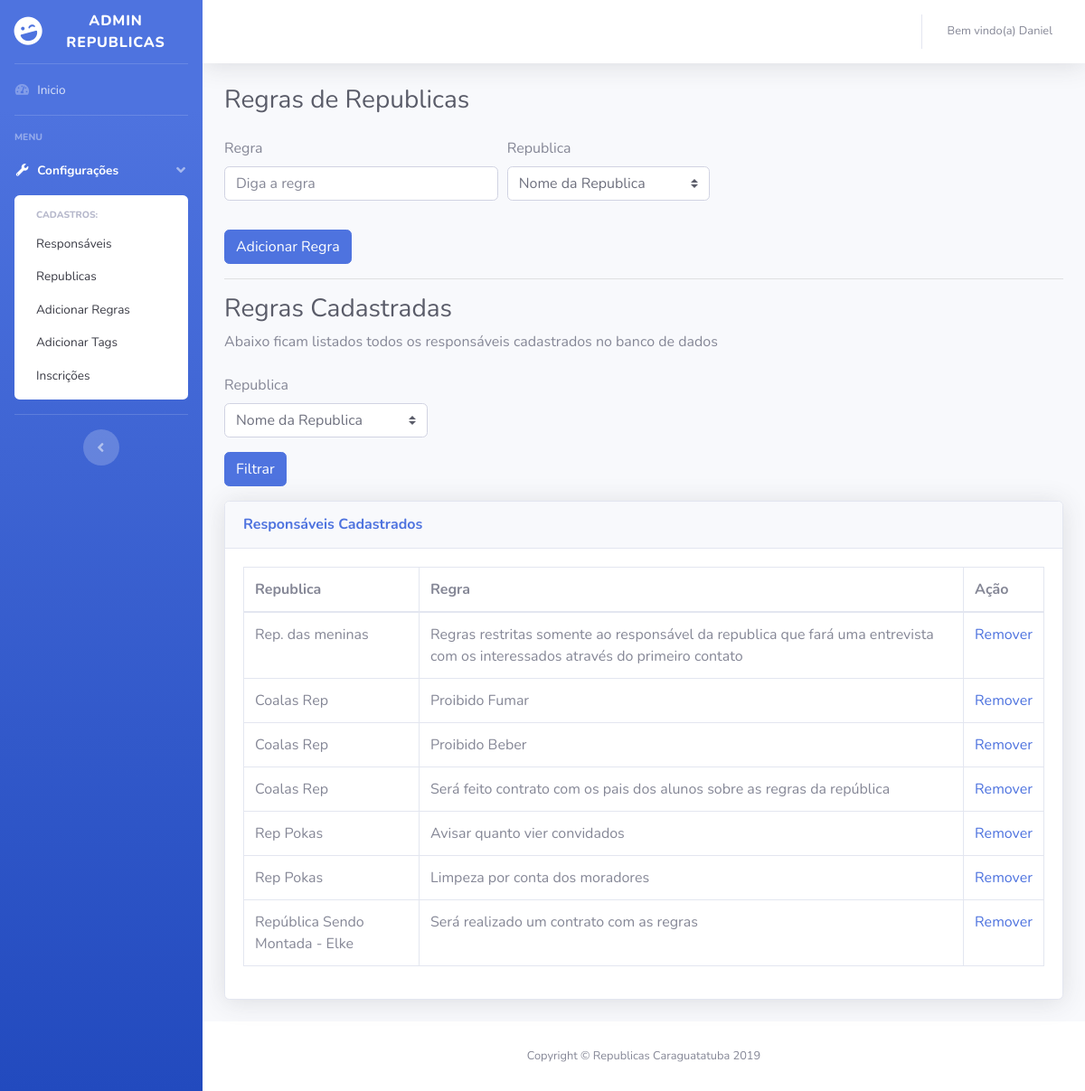
The app's page /admin-reps/regras.php (signed in) with its own data.
### tables this page shows
CREATE TABLE `republica_regras` (
  `id` int(11) NOT NULL,
  `regra` varchar(250) DEFAULT NULL,
  `fk_republica` int(11) NOT NULL
);

CREATE TABLE `republica_info` (
  `id` int(11) NOT NULL,
  `ativo` tinyint(1) NOT NULL,
  `titulo` varchar(250) DEFAULT NULL,
  `fk_responsavel` int(11) DEFAULT NULL,
  `capacidade` int(2) DEFAULT NULL,
  `descricao` text,
  `qtd_quartos` int(2) DEFAULT NULL,
  `qtd_banheiros` int(11) NOT NULL,
  `tam_quarto` varchar(100) NOT NULL,
  `qtd_quintal` int(11) NOT NULL,
  `qtd_garagem` int(11) NOT NULL,
  `qtd_vagas` int(11) NOT NULL,
  `perfil_republica` text,
  `telefone` varchar(12) DEFAULT NULL,
  `valor_total` varchar(10) DEFAULT NULL,
  `pessoas_quarto` int(11) NOT NULL,
  `localizacao` text NOT NULL,
  `bairro` varchar(200) NOT NULL,
  `fk_republica_tipo` int(11) NOT NULL,
  `esgotado` tinyint(1) NOT NULL
);

### admin-reps/Model/crud.php (called while the page is built, shortened)
<?php
function abrirConexao() {
    $conexao = @mysqli_connect(SERVIDOR, USUARIO, SENHA, BANCO) or die(mysqli_connect_error());
    mysqli_set_charset($conexao, CHARSET);
    return $conexao;
}
function executar($sql, $id = false) {
    $conexao = abrirConexao();
    $qry = @mysqli_query($conexao, $sql) or die(@mysqli_error($conexao));
    return $qry;
}
function consultar($tabela, $condicao = null, $campos = "*") {
    $sql = "SELECT {$campos} FROM {$tabela} {$condicao} ";
    $qry = executar($sql);
    if (!mysqli_num_rows($qry))
        return false;
    else {
        while ($linha = @mysqli_fetch_assoc($qry)) {
            $dados[] = $linha;
        }
        return $dados;
    }
}
function selecionar($sql) {
    $qry = executar($sql);
    if (!mysqli_num_rows($qry))
        return false;
    else {
        while ($linha = @mysqli_fetch_assoc($qry)) {
            $dados[] = $linha;
        }
        return $dados;
    }
}

### admin-reps/Model/functions.php (called while the page is built, shortened)
<?php
function ConsultaRegraRepublicas(){
    $consulta = selecionar("SELECT *, rep_regras.id as regra_id FROM republica_info as republica
    RIGHT JOIN republica_regras as rep_regras ON rep_regras.fk_republica = republica.id
    ORDER BY republica.titulo");
return $consulta;
}
?>

### admin-reps/regras.php (the view, shortened to what this page needs)
<?php
include "Model/functions.php";
include "Model/estrutura_site.php";
iniciar_site("Regras"); ?>
        <div class="container-fluid">
          <h1 class="h3 mb-4 text-gray-800">Regras de Republicas</h1>
          <form action="op_nova_regra.php" method="post">
          <div class="form-row">
    <div class="col-md-4 mb-3">
      <label for="validationTooltip01">Regra</label>
      <input type="text" class="form-control" id="validationTooltip01" placeholder="Diga a regra" name="regra"  required>
    </div>
    <div class="col-md-3 mb-3">
      <label for="validationTooltip04">Republica</label>
      <div class="form-group">
    <select class="custom-select" name="republica" required>
      <option value="">Nome da Republica</option>
      <?php $republicas = consultar("republica_info ORDER BY id DESC");
      ?>
    </select>
  </div>
 </div>
          </div>
  <input class="btn btn-primary" type="submit" value="Adicionar Regra">
</form>
<hr>
          <h1 class="h3 mb-2 text-gray-800">Regras Cadastradas</h1>
          <p class="mb-4">Abaixo ficam listados todos os responsáveis cadastrados no banco de dados</p>
 <form action="regras.php" method="get">
          <div class="form-row">
    <div class="col-md-3 mb-3">
      <label for="validationTooltip04">Republica</label>
      <div class="form-group">
    <select class="custom-select" name="id_republica" required>
    <?php
    $regras = consultar("republica_info");
    if(isset($_GET['id_republica'])){
      $id_rep = $_GET['id_republica'];
      $republica_option = consultar("republica_info","id='$id_rep'");
     ?>
    <option value="<?php echo $id_rep; ?>" style="color: red;"><?php echo $republica_option[0]['titulo'] ?></option>
    <?php
    }else{ ?>
    <option value="">Nome da Republica</option>
    <?php
    }
    foreach($regras as $regras):
      ?>
      <option value="<?php echo $regras['id']; ?>"><?php echo $regras['titulo']; ?></option>
      <?php endforeach; ?>
    </select>
  </div>
  <input class="btn btn-primary" type="submit" value="Filtrar">
 </div>
          </div>
</form>
          <div class="card shadow mb-4">
            <div class="card-header py-3">
              <h6 class="m-0 font-weight-bold text-primary">Responsáveis Cadastrados</h6>
            </div>
            <div class="card-body">
              <div class="table-responsive">
                <table class="table table-bordered" id="dataTable" width="100%" cellspacing="0">
                  <thead>
                    <tr>
                      <th>Republica</th>
                      <th>Regra</th>
                      <th >Ação</th>
                    </tr>
                  </thead>
                  <tbody>
                  <?php
                  if(isset($_GET['id_republica']))
                  $regras = ConsultaRegrasRepublica($_GET['id_republica']);
                  else
                  $regras = ConsultaRegraRepublicas();
                  if($regras){
                  foreach($regras as $regra):
                  ?>
                    <tr>
                      <td><?php echo $regra['titulo']; ?></td>
                      <td><?php echo $regra['regra']; ?></td>
                      <td><a href="op_acoes_regra.php?opcao=excluir&id=<?php echo $regra['regra_id']; ?>"> Remover</a></td>
                    </tr>
                   <?php endforeach; } else echo "Nenhuma Regra encontrada para a republica escolhida"; ?>
                  </tbody>
                </table>
              </div>
            </div>
          </div>
</div>
<?php
final_site(); ?>

### admin-reps/Model/estrutura_site.php (shortened to what this page needs)
<?php function iniciar_site($titulo){ ?>
  <!DOCTYPE html>
<html lang="pt-BR">
  <head><meta http-equiv="Content-Type" content="text/html; charset=utf-8">
  <link href="vendor/fontawesome-free/css/all.min.css" rel="stylesheet" type="text/css">
  <link href="css/sb-admin-2.min.css" rel="stylesheet">
  <link rel="stylesheet" type="text/css" href="css/style.css">
</head>
<body id="page-top">
<div id="wrapper">
  <ul class="navbar-nav bg-gradient-primary sidebar sidebar-dark accordion" id="accordionSidebar">
    <a class="sidebar-brand d-flex align-items-center justify-content-center" href="painel.php">
      <div class="sidebar-brand-icon rotate-n-15">
        <i class="fas fa-laugh-wink"></i>
      </div>
      <div class="sidebar-brand-text mx-3">ADMIN REPUBLICAS</div>
    </a>
    <hr class="sidebar-divider my-0">
    <li class="nav-item">
      <a class="nav-link" href="painel.php">
        <i class="fas fa-fw fa-tachometer-alt"></i>
        <span>Inicio</span></a>
    </li>
    <hr class="sidebar-divider">
    <div class="sidebar-heading">
      MENU
    </div>
    <li class="nav-item active">
      <a class="nav-link" href="#" data-toggle="collapse" data-target="#collapsePages" aria-expanded="true" aria-controls="collapsePages">
        <i class="fas fa-fw fa-wrench"></i>
        <span>Configurações</span>
      </a>
      <div id="collapsePages" class="collapse show" aria-labelledby="headingPages" data-parent="#accordionSidebar">
        <div class="bg-white py-2 collapse-inner rounded">
          <h6 class="collapse-header">Cadastros:</h6>
          <a class="collapse-item" href="responsaveis.php">Responsáveis</a>
          <a class="collapse-item" href="republicas.php">Republicas</a>
          <a class="collapse-item" href="regras.php">Adicionar Regras</a>
          <a class="collapse-item" href="tags.php">Adicionar Tags</a>
          <a class="collapse-item" href="inscricoes.php">Inscrições</a>
          </div>
      </div>
    </li>
    <hr class="sidebar-divider d-none d-md-block">
    <div class="text-center d-none d-md-inline">
      <button class="rounded-circle border-0" id="sidebarToggle"></button>
    </div>
  </ul>
  <div id="content-wrapper" class="d-flex flex-column">
    <div id="content">
      <nav class="navbar navbar-expand navbar-light bg-white topbar mb-4 static-top shadow">
        <ul class="navbar-nav ml-auto">
          <li class="nav-item dropdown no-arrow">
            <a class="nav-link dropdown-toggle" href="#" id="userDropdown" role="button" data-toggle="dropdown" aria-haspopup="true" aria-expanded="false">
              <span class="mr-2 d-none d-lg-inline text-gray-600 small"><?php  echo 'Bem vindo(a) '.$_SESSION['nome']; ?></span>
            </a>
          </li>
        </ul>
      </nav>
<?php } ?>
<?php function final_site(){ ?>
</div>
      <footer class="sticky-footer bg-white">
        <div class="container my-auto">
          <div class="copyright text-center my-auto">
            <span>Copyright &copy; Republicas Caraguatatuba 2019</span>
          </div>
        </div>
      </footer>
</body>
</html>
<?php } ?>

### records on screen
republica_regras: fk_republica.titulo "Rep. das meninas", regra "Regras restritas somente ao responsável da republica que fará uma entrevista com os interessados através do primeiro contato"
republica_regras: fk_republica.titulo "Coalas Rep", regra "Proibido Fumar"
republica_regras: fk_republica.titulo "Coalas Rep", regra "Proibido Beber"
republica_regras: fk_republica.titulo "Coalas Rep", regra "Será feito contrato com os pais dos alunos sobre as regras da república"
republica_regras: fk_republica.titulo "Rep Pokas", regra "Avisar quanto vier convidados"
republica_regras: fk_republica.titulo "Rep Pokas", regra "Limpeza por conta dos moradores"
republica_regras: fk_republica.titulo "República Sendo Montada - Elke", regra "Será realizado um contrato com as regras"

### other values on screen
$_SESSION['nome'] "Daniel"
